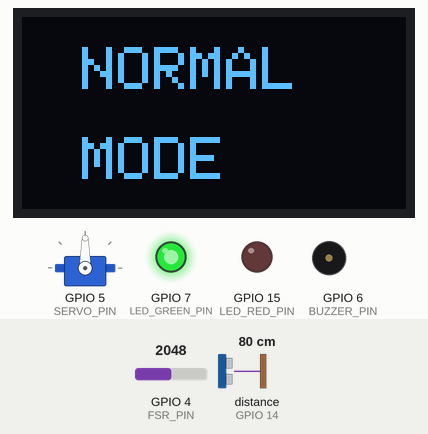
A sketch run on a simulated ESP32-S3. On the bench: 128×64 one-colour display, servo, output pins drawn as LEDs (lit = HIGH), buzzer (waves = sounding, pin HIGH). Wiring (inferred from the names in the program): ultrasonic range finder: trigger GPIO 13; echo GPIO 14. Inputs (shaded band) come from the test bench; at power-on: distance to the obstacle (sensor on GPIO 14) 80 cm, GPIO 4 (FSR_PIN) = 2048. The echo pulse lasts 58.3 µs per cm; pins used as bus, display or sensor lines are not drawn; what the sketch prints to the serial monitor is not drawn.

Above: at 3.4 s.
3.5 s: distance to the obstacle (sensor on GPIO 14) set to 28 cm
5.0 s: distance to the obstacle (sensor on GPIO 14) set to 23 cm
At 6.1 s:
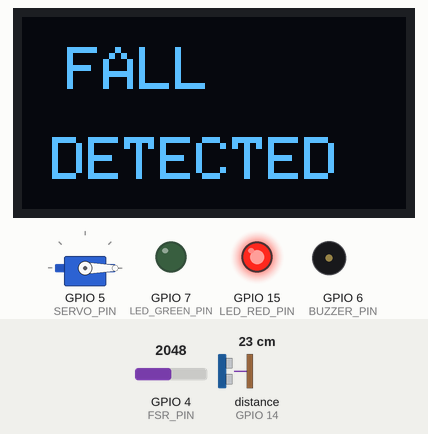
7.1 s: GPIO 4 (FSR_PIN) set to 625
10.1 s: GPIO 4 (FSR_PIN) set to 555
At 10.6 s:
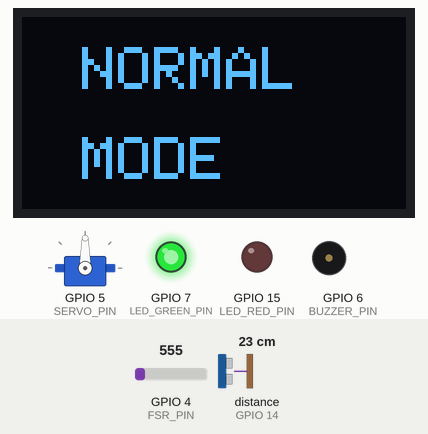
12.1 s: GPIO 4 (FSR_PIN) set to 640
At 12.61 s:
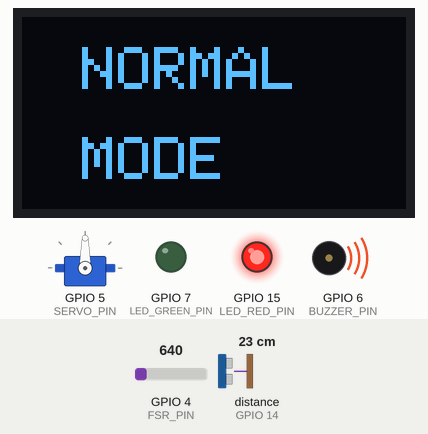
14.2 s: GPIO 4 (FSR_PIN) set to 560
At 17.3 s:
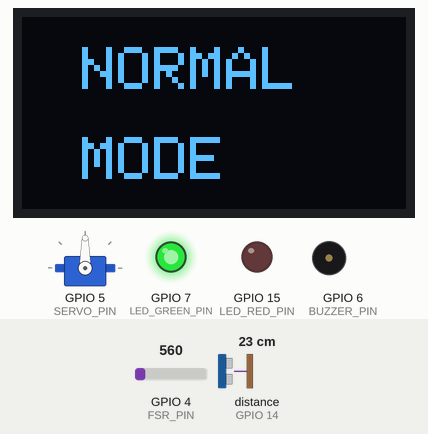
Timing chart, 0 to 18.2 s (numbered marks = the images above; inputs shaded):
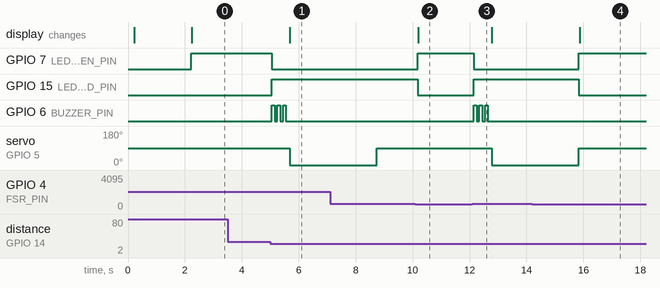

The sketch:

Smart_Care_Bed.ino
```cpp
/**
 * 스마트 케어 침대 - 낙상 감지 시스템
 * 압력센서와 초음파센서의 이중감지로 낙상 상황 감지
 */

#include <Wire.h>
#include <Adafruit_GFX.h>
#include <Adafruit_SSD1306.h>
#include <ESP32Servo.h>

// ========== OLED 화면 설정 ==========
#define SCREEN_WIDTH 128
#define SCREEN_HEIGHT 64
Adafruit_SSD1306 display(SCREEN_WIDTH, SCREEN_HEIGHT, &Wire, -1);

// ========== GPIO 핀 정의 ==========
// 입력 센서들
const int FSR_PIN = 4;           // 압력센서 (ADC)
const int TRIG_PIN = 13;         // 초음파 센서 TRIG
const int ECHO_PIN = 14;         // 초음파 센서 ECHO

// 출력 장치들
const int SERVO_PIN = 5;         // 서보모터
const int BUZZER_PIN = 6;        // 부저
const int LED_GREEN_PIN = 7;     // LED 초록
const int LED_RED_PIN = 15;      // LED 빨강

// ========== 임계값 설정 ==========
const int FSR_THRESHOLD = 600;      // 압력센서 임계값
const float DISTANCE_THRESHOLD = 25.0; // 초음파 거리 임계값 (cm)

// ========== 상태 정의 ==========
enum State {
  NORMAL = 0,
  DANGER = 1
};

State currentState = NORMAL;
State previousState = NORMAL;

// ========== 서보 제어 변수 ==========
Servo bedServo;
bool servoMoving = false;
unsigned long servoStopTime = 0;
const unsigned long SERVO_DURATION = 3000;

// ========== 초음파 센서 변수 ==========
#define SOUND_SPEED 0.034
long duration;
float distanceCm;

// ========== 설정 함수 ==========
void setup() {
  Serial.begin(115200);
  delay(100);

  Serial.println("\n========== 스마트 케어 침대 시스템 초기화 ==========");

  // GPIO 설정
  Serial.println("GPIO 설정 중");
  pinMode(FSR_PIN, INPUT);
  pinMode(TRIG_PIN, OUTPUT);
  pinMode(ECHO_PIN, INPUT);
  pinMode(BUZZER_PIN, OUTPUT);
  pinMode(LED_GREEN_PIN, OUTPUT);
  pinMode(LED_RED_PIN, OUTPUT);

  digitalWrite(BUZZER_PIN, LOW);
  digitalWrite(LED_GREEN_PIN, LOW);
  digitalWrite(LED_RED_PIN, LOW);
  Serial.println("GPIO 설정 완료");

  // I2C 및 OLED 초기화
  Serial.println("OLED 초기화 중");
  Wire.begin(11, 12);
  delay(50);

  if (!display.begin(SSD1306_SWITCHCAPVCC, 0x3C)) {
    Serial.println("OLED 초기화 실패");
  } else {
    Serial.println("OLED 초기화 성공");

    display.clearDisplay();
    display.setTextSize(2);
    display.setTextColor(SSD1306_WHITE);
    display.setCursor(5, 20);
    display.println("SYSTEM");
    display.setCursor(20, 40);
    display.println("START");
    display.display();
    delay(2000);
  }

  // 서보 초기화
  Serial.println("서보 초기화 중");
  bedServo.attach(SERVO_PIN);
  bedServo.write(90);
  Serial.println("서보 초기화 완료");

  // 초기 상태 설정
  Serial.println("초기 상태 설정 중");
  setStateNormal();

  Serial.println("========== 초기화 완료 ==========\n");
}

// ========== 메인 루프 ==========
void loop() {
  // 센서값 읽기
  int fsrValue = analogRead(FSR_PIN);
  float distance = measureDistance();

  // 서보 작동 상태 확인
  if (servoMoving) {
    unsigned long currentTime = millis();
    if (currentTime >= servoStopTime) {
      servoMoving = false;
      bedServo.write(90);
      Serial.println("서보 작동 완료, 복귀");
    } else {
      Serial.println("서보 작동 중, 센서값 무시");
      delay(100);
      return;
    }
  }

  // 이중감지 판정 (AND 로직)
  boolean fsrTriggered = (fsrValue >= FSR_THRESHOLD);
  boolean distanceTriggered = (distance <= DISTANCE_THRESHOLD && distance > 0);

  // 상태 결정
  if (fsrTriggered && distanceTriggered) {
    currentState = DANGER;
  } else {
    currentState = NORMAL;
  }

  // 상태 변화 처리
  if (currentState != previousState) {
    if (currentState == DANGER) {
      setStateDanger();
      activateServo();
    } else {
      setStateNormal();
    }
    previousState = currentState;
  }

  // 디버그 출력
  Serial.printf("FSR=%4d (조건:%s) | 거리=%.1fcm (조건:%s) | 상태=%s\n",
    fsrValue,
    fsrTriggered ? "ON" : "OFF",
    distance,
    distanceTriggered ? "ON" : "OFF",
    currentState == DANGER ? "위험" : "정상");

  delay(100);
}

// ========== 센서 함수 ==========

// 초음파 센서로 거리 측정
float measureDistance() {
  digitalWrite(TRIG_PIN, LOW);
  delayMicroseconds(2);

  digitalWrite(TRIG_PIN, HIGH);
  delayMicroseconds(10);
  digitalWrite(TRIG_PIN, LOW);

  duration = pulseIn(ECHO_PIN, HIGH, 30000);
  distanceCm = duration * SOUND_SPEED / 2;

  return distanceCm;
}

// ========== 상태 관리 함수 ==========

// 정상 상태로 설정 (초록 LED, 부저 끔, OLED 표시)
void setStateNormal() {
  Serial.println("상태 변경: 정상");

  digitalWrite(LED_GREEN_PIN, HIGH);
  digitalWrite(LED_RED_PIN, LOW);
  digitalWrite(BUZZER_PIN, LOW);

  displayNormal();
}

// 위험 상태로 설정 (빨강 LED, 부저 울림, OLED 표시)
void setStateDanger() {
  Serial.println("상태 변경: 위험 감지");

  digitalWrite(LED_GREEN_PIN, LOW);
  digitalWrite(LED_RED_PIN, HIGH);

  buzzerAlert();
  displayDanger();
}

// 부저를 3회 울림
void buzzerAlert() {
  for (int i = 0; i < 3; i++) {
    digitalWrite(BUZZER_PIN, HIGH);
    delay(100);
    digitalWrite(BUZZER_PIN, LOW);
    delay(100);
  }
  Serial.println("부저 울림 완료");
}

// 서보모터 작동 시작 (3초간 침대판 복귀)
void activateServo() {
  Serial.println("서보 활성화");
  bedServo.write(0);
  servoMoving = true;
  servoStopTime = millis() + SERVO_DURATION;
}

// ========== 디스플레이 함수 ==========

// OLED에 정상 상태 표시
void displayNormal() {
  display.clearDisplay();
  display.setTextSize(2);
  display.setTextColor(SSD1306_WHITE);

  display.setCursor(20, 10);
  display.println("NORMAL");

  display.setCursor(20, 40);
  display.println("MODE");

  display.display();
}

// OLED에 위험 상태 표시
void displayDanger() {
  display.clearDisplay();
  display.setTextSize(2);
  display.setTextColor(SSD1306_WHITE);

  display.setCursor(15, 10);
  display.println("FALL");

  display.setCursor(10, 40);
  display.println("DETECTED");

  display.display();
}

// 임계값 조정:
// FSR_THRESHOLD: 정상값의 최대값에 마진값 추가
// DISTANCE_THRESHOLD: 침대 정상 거리에 마진값 추가
// 시리얼 모니터에서 센서값을 확인하고 필요시 수정
```

Measured:
- the behaviour switches between 26 and 25 cm on distance to the obstacle (sensor on GPIO 14) (found by bisection; images 0 and 1)
- the behaviour switches between 600 and 599 on GPIO 4 (FSR_PIN) (found by bisection; images 1 and 2)
- after the input at 3.5 s, every drawn part: stays the same
- after the input at 5.0 s, GPIO 7 (LED_GREEN_PIN): HIGH → LOW after 0.05 s; GPIO 15 (LED_RED_PIN): LOW → HIGH after 0.05 s; GPIO 6 (BUZZER_PIN): alternates HIGH for 0.10 s and LOW for 0.10 s, 6 changes in all, then stays LOW, starting after 0.05 s; servo on GPIO 5 (SERVO_PIN): 90° → 0° after 0.67 s; the display: changes after 0.67 s (image 1)
- after the input at 10.1 s, GPIO 7 (LED_GREEN_PIN): LOW → HIGH after 0.08 s; GPIO 15 (LED_RED_PIN): HIGH → LOW after 0.08 s; the display: changes after 0.10 s (image 2)
- after the input at 12.1 s, GPIO 7 (LED_GREEN_PIN): HIGH → LOW after 0.05 s; GPIO 15 (LED_RED_PIN): LOW → HIGH after 0.05 s; GPIO 6 (BUZZER_PIN): alternates HIGH for 0.10 s and LOW for 0.10 s, 6 changes in all, then stays LOW, starting after 0.05 s; servo on GPIO 5 (SERVO_PIN): 90° → 0° after 0.67 s
- after the input at 14.2 s, GPIO 7 (LED_GREEN_PIN): LOW → HIGH after 1.6 s; GPIO 15 (LED_RED_PIN): HIGH → LOW after 1.6 s; the display: changes after 1.7 s (image 4)
